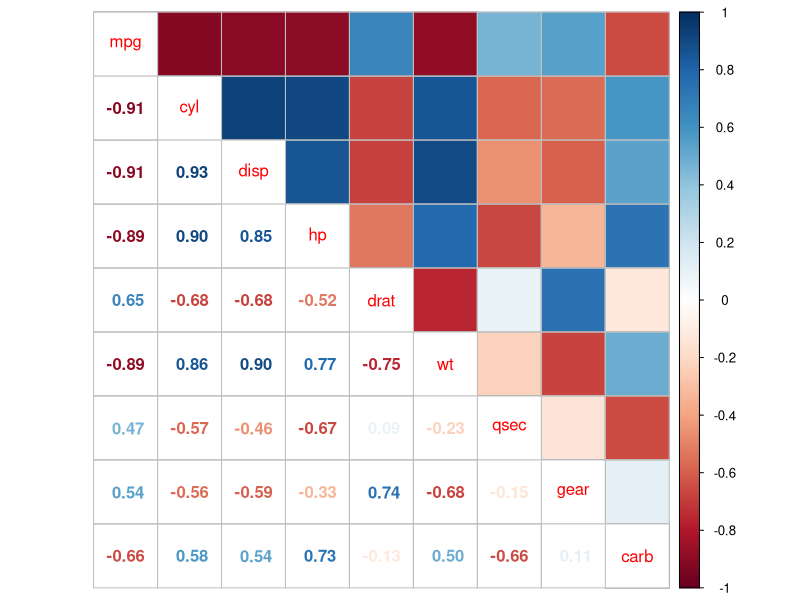

The R script that drew this image: (Note: this script raises an error after producing the figure.)
## ---- chunk 1
# Carregamento de Pacotes
library(dplyr)
library(tidyverse)
library(corrplot)

## ---- chunk 2
# Carregamento dos Dados
data("mtcars")
Tabela <- data.frame(Siglas = colnames(mtcars), Significado = c("Consumo Milhas/galão","Número de cilindros",
                                                                "Deslocamento","Potência bruta",
                                                                "Relação do eixo traseiro", 
                                                                "Peso (1000 libras)",
                                                                "Tempo de 1/4 de milha",
                                                                "Motor (0|FormaV; 1|Reto",
                                                                "Transmissão (0|Automática, 1|Manual)",
                                                                "Número de marchas",
                                                                "Número de carburadores"))

## ---- chunk 3
Tabela |> 
  knitr::kable()
## ---- chunk 4
table(map(mtcars, is.na)) |> 
  knitr::kable()
skimr::skim(mtcars)
## ---- chunk 5
mtcars <- mtcars |> 
            mutate(vs = as.factor(vs),
                   am = as.factor(am),
                   cyl = as.integer(cyl),
                   gear = as.integer(gear),
                   carb = as.integer(carb))
## ---- chunk 6
dados_cor <- mtcars  |> 
              select (where(is.numeric))

corrplot.mixed(cor(dados_cor, method = "spearman"),lower = "number", upper = 'color')
## ---- chunk 7
  par(mfrow = c (5,2))    
  plot(mpg ~ . , data = mtcars, pch= 16)
## ---- chunk 8
  # Junção dos gráficos
  par(mfrow = c (3,1))
  
  # disp - transformar para log()
  modelo_disp <- lm (mpg ~ disp, mtcars)
  MASS::boxcox (modelo_disp)
  
  # hp - transformar log
  modelo_hp <- lm (mpg ~ hp, mtcars)
  MASS::boxcox (modelo_hp)
  
  # wt
  modelo_wt <- lm (mpg ~ wt, mtcars)
  MASS::boxcox (modelo_wt)
